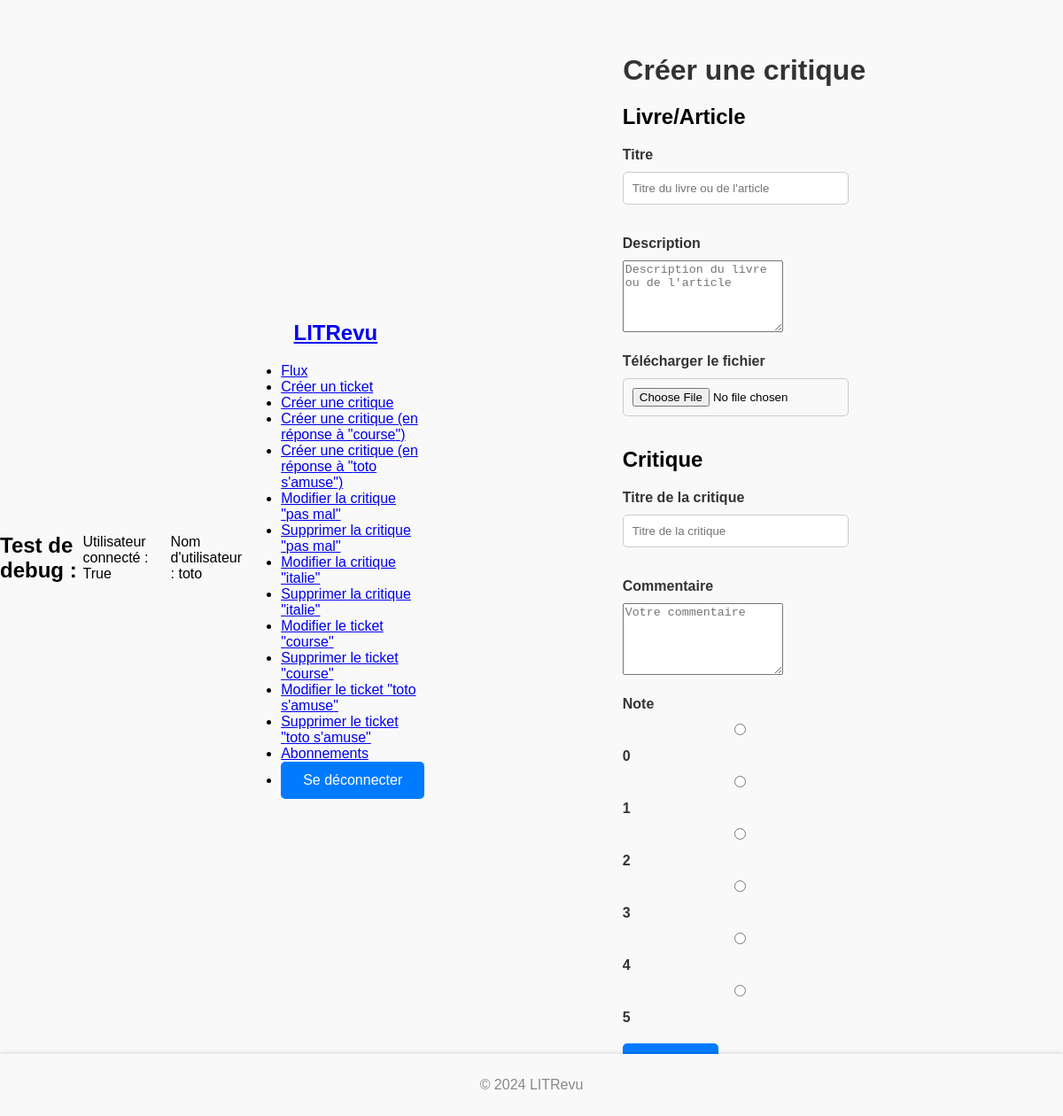
The app's page /review/create/ (signed in), older data.
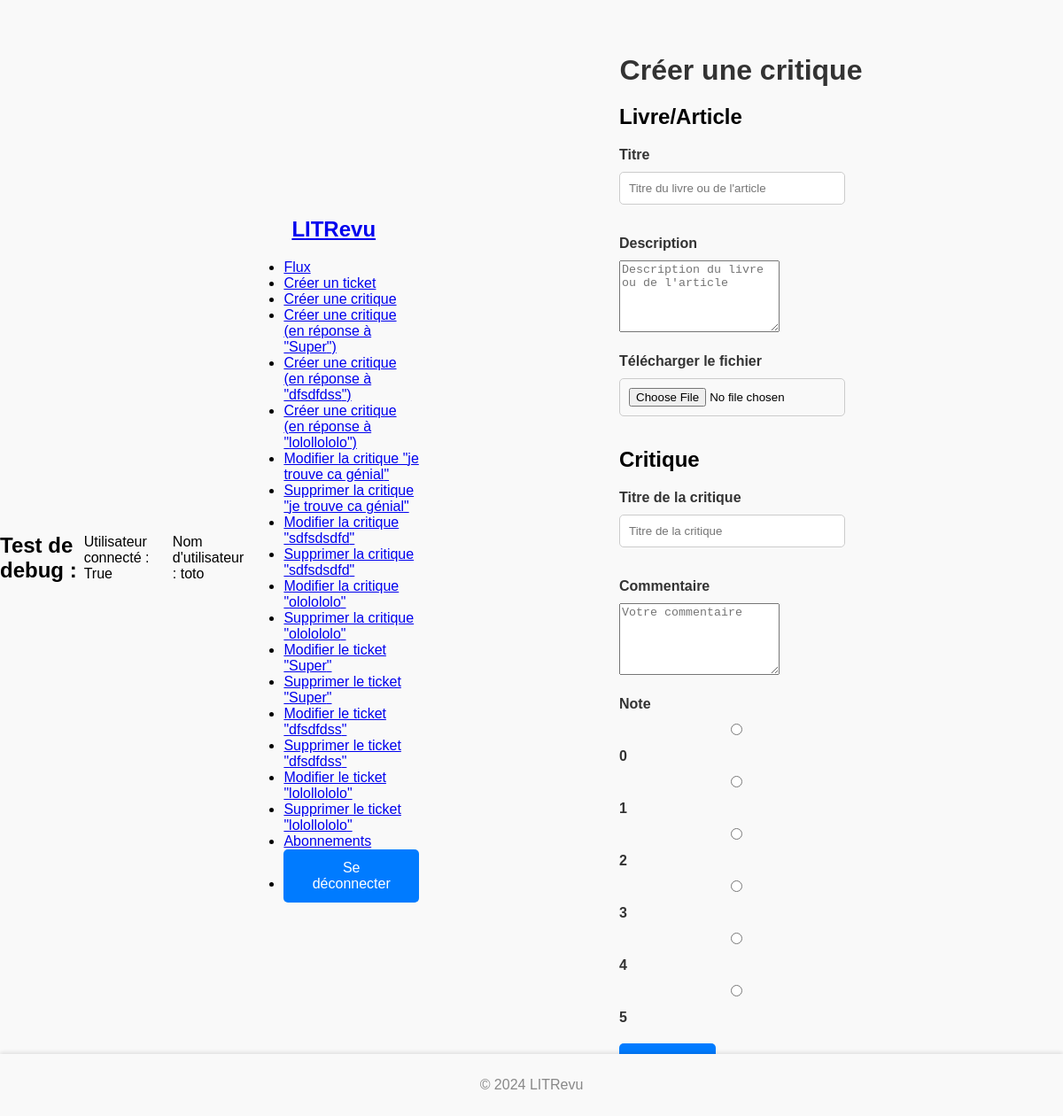
The same page, newer data.
### reviews/models.py (models this page shows, shortened)
class Ticket(models.Model):
    title = models.CharField(max_length=128)
    description = models.TextField(max_length=2048, blank=True)
    user = models.ForeignKey(
        to=settings.AUTH_USER_MODEL, on_delete=models.CASCADE, related_name='tickets'
    )
    image = models.ImageField(null=True, blank=True, upload_to='ticket_images/')
    time_created = models.DateTimeField(auto_now_add=True)

class Review(models.Model):
    ticket = models.ForeignKey(
        to=Ticket,
        on_delete=models.CASCADE,
        related_name='reviews',
        null=True,  # Permettre les valeurs nulles
        blank=True  # Permettre le champ vide dans les formulaires
    )
    rating = models.PositiveSmallIntegerField(
        validators=[MinValueValidator(0), MaxValueValidator(5)]
    )
    headline = models.CharField(max_length=128)
    body = models.TextField(max_length=8192, blank=True)
    user = models.ForeignKey(
        to=settings.AUTH_USER_MODEL, on_delete=models.CASCADE, related_name='reviews'
    )
    time_created = models.DateTimeField(auto_now_add=True)

### reviews/views.py (the view, shortened to what this page needs)
# urls.py: path('review/create/', ReviewCreateWithoutTicketView.as_view(), name='review-create'),
class ReviewCreateWithoutTicketView(LoginRequiredMixin, CreateView):
    model = Review
    form_class = ReviewForm
    template_name = 'reviews/review_create.html'
    success_url = reverse_lazy('homepage')
    login_url = reverse_lazy('login')
    def get_context_data(self, **kwargs):
        context = super().get_context_data(**kwargs)
        context['rating_range'] = range(6)
        return context

### reviews/forms.py
class ReviewForm(forms.ModelForm):
    class Meta:
        model = Review
        fields = ['headline', 'body', 'rating']
        widgets = {
            'headline': forms.TextInput(attrs={'class': 'form-control', 'placeholder': 'Titre de la critique'}),
            'rating': forms.RadioSelect(),
            'body': forms.Textarea(attrs={'class': 'form-control', 'rows': 5, 'placeholder': 'Commentaire'}),
        }

### reviews/templates/reviews/review_create.html (shortened to what this page needs)
{% extends "base.html" %}
{% load crispy_forms_tags %}
{% block content %}
<div class="container mt-5">
    <h1 class="text-center">Créer une critique</h1>
    <form method="post" enctype="multipart/form-data">
        <div class="form-group mt-4">
            <h2>Livre/Article</h2>
            <label for="title">Titre</label>
            <input type="text" class="form-control" id="title" name="title" value="{{ form.title.value|default_if_none:'' }}" placeholder="Titre du livre ou de l'article" required>
        </div>
        <div class="form-group mt-4">
            <label for="description">Description</label>
            <textarea class="form-control" id="description" name="description" rows="5" placeholder="Description du livre ou de l'article" required>{{ form.description.value|default_if_none:'' }}</textarea>
        </div>
        <div class="form-group mt-4">
            <label for="file">Télécharger le fichier</label>
            <input type="file" class="form-control-file" id="file" name="file">
        </div>
        <div class="form-group mt-5">
            <h2>Critique</h2>
            <label for="headline">Titre de la critique</label>
            <input type="text" class="form-control" id="headline" name="headline" value="{{ form.headline.value|default_if_none:'' }}" placeholder="Titre de la critique" required>
        </div>
        <div class="form-group mt-4">
            <label for="body">Commentaire</label>
            <textarea class="form-control" id="body" name="body" rows="5" placeholder="Votre commentaire" required>{{ form.body.value|default_if_none:'' }}</textarea>
        </div>
        <div class="form-group mt-4">
            <label>Note</label>
            <div class="d-flex justify-content-between rating-group">
                {% for i in "012345" %}
                    <div class="form-check form-check-inline">
                        <input class="form-check-input" type="radio" id="rating-{{ i }}" name="rating" value="{{ i }}" {% if form.rating.value == i|stringformat:"s" %}checked{% endif %} required>
                        <label class="form-check-label" for="rating-{{ i }}">{{ i }}</label>
                    </div>
                {% endfor %}
            </div>
        </div>
        <button type="submit" class="btn btn-primary btn-block mt-4">Envoyer</button>
    </form>
</div>
{% endblock %}

### templates/base.html (shortened to what this page needs)
{% load static %}
<!DOCTYPE html>
<html lang="fr">
<head>
    <link rel="stylesheet" href="{% static 'css/styles.css' %}">
</head>
<body>
    <h2>Test de debug :</h2>
    <p>Utilisateur connecté : {{ user.is_authenticated }}</p>
    <p>Nom d'utilisateur : {{ user.username }}</p>
    {% if user.is_authenticated %}
    <header>
        <nav class="navbar">
            <div class="container">
                <h1><a href="{% url 'homepage' %}">LITRevu</a></h1>
                <ul class="nav-links">
                    <li><a href="{% url 'homepage' %}">Flux</a></li>
                    <li><a href="{% url 'ticket-add' %}">Créer un ticket</a></li>
                    <li><a href="{% url 'review-create' %}">Créer une critique</a></li>
                    {% for ticket in user.tickets.all %}
                        <li><a href="{% url 'review-add' ticket_id=ticket.pk %}">Créer une critique (en réponse à "{{ ticket.title }}")</a></li>
                    {% endfor %}
                    {% for review in user.reviews.all %}
                        <li><a href="{% url 'review-edit' pk=review.pk %}">Modifier la critique "{{ review.headline }}"</a></li>
                        <li><a href="{% url 'review-delete' pk=review.pk %}" class="text-danger">Supprimer la critique "{{ review.headline }}"</a></li>
                    {% endfor %}
                    {% for ticket in user.tickets.all %}
                        <li><a href="{% url 'ticket-edit' pk=ticket.pk %}">Modifier le ticket "{{ ticket.title }}"</a></li>
                        <li><a href="{% url 'ticket-delete' pk=ticket.pk %}" class="text-danger">Supprimer le ticket "{{ ticket.title }}"</a></li>
                    {% endfor %}
                    <li><a href="#">Abonnements</a></li>
                    <li>
                        <form method="post" action="{% url 'logout' %}">
                            <button type="submit" class="btn btn-link">Se déconnecter</button>
                        </form>
                    </li>
                </ul>
            </div>
        </nav>
    </header>
    {% else %}
        <p>Vous n'êtes pas connecté.</p>
    {% endif %}
    <main class="main-container">
        {% block content %}{% endblock %}
    </main>
    <footer>
        <p>&copy; 2024 LITRevu</p>
    </footer>
</body>
</html>

Row changes from the older to the newer data that the page shows:
removed Ticket: title "course"
removed Ticket: title "toto s'amuse"
removed Review: headline "pas mal"
removed Review: headline "italie"
added Ticket: title "Super"
added Ticket: title "dfsdfdss"
added Ticket: title "lolollololo"
added Review: headline "je trouve ca génial"
added Review: headline "sdfsdsdfd"
added Review: headline "ololololo"
